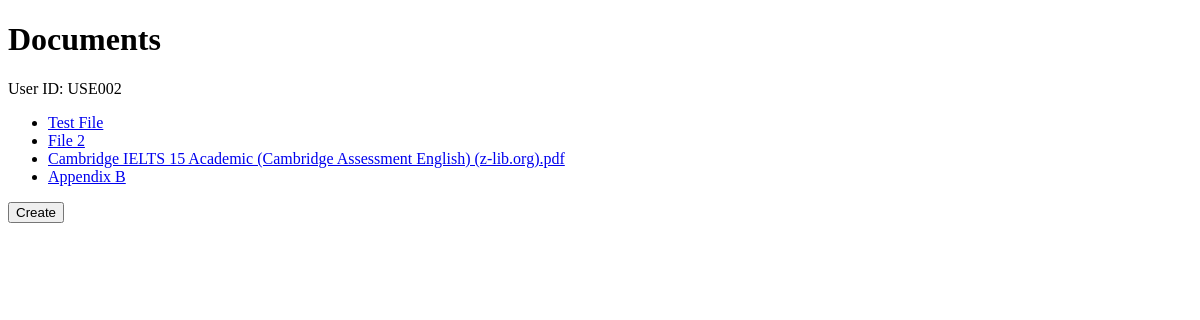
Before: /esign/ (signed in) with the older database file.
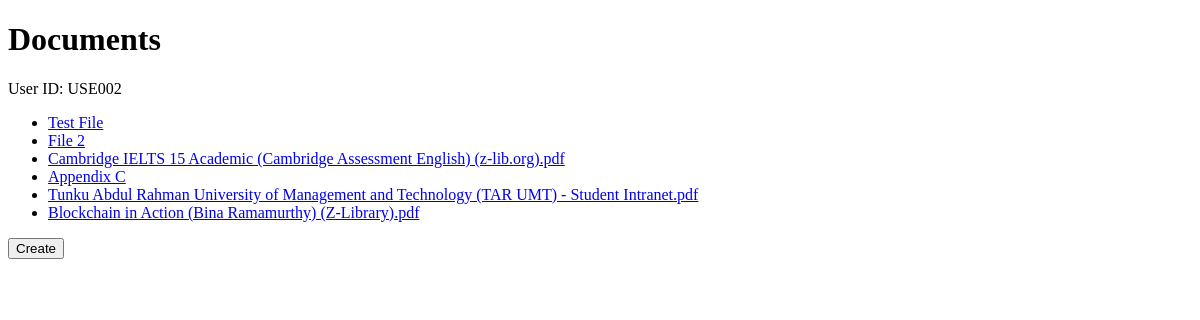
After: the same page with the newer database file.
### esign/models.py (models this page shows, shortened)
class CustomUser(AbstractUser):
    userID = models.CharField(max_length=6, primary_key=True)
    orgID = models.ForeignKey(Organization, on_delete=models.CASCADE)
    position = models.CharField(max_length=50)
    groups = models.ManyToManyField(Group, related_name='custom_user_set', blank=True)
    user_permissions = models.ManyToManyField(Permission, related_name='custom_user_set', blank=True)

class Document(models.Model):
    docID = models.CharField(max_length=6, primary_key=True)
    title = models.CharField(max_length=255)
    pdf_file = models.FileField(
        upload_to='pdfs/',
        validators=[validate_pdf_extension],
        default=default_pdf_path
    )
    created_date = models.DateTimeField(auto_now_add=True)
    due_date = models.DateTimeField()

### esign/views.py (the view)
# urls.py: path('', views.index, name='index'),
def index(request):
    user_id = request.session['user_id']
    documents = Document.objects.all()
    return render(request, 'esign/index.html', {'documents': documents, 'user_id': user_id})

### esign/templates/esign/index.html (shortened to what this page needs)
<!DOCTYPE html>
<html lang="en">
<head>
    <!-- {% load static %}
    <link rel="stylesheet" type="text/css" href="{% static 'css/style.css' %}"> -->
</head>
<body>
{% if user.is_authenticated %}
{% block content %}
 <h1>Documents</h1>
 {% if user_id %}
        <p>User ID: {{ user_id }}</p>
    {% else %}
        <p>No user ID found in session.</p>
    {% endif %}
 <ul>
    {% for document in documents %}
      <li><a href="{% url 'esign:management' document.pk %}">{{ document.title }}</a></li>
    {% empty %}
      <li>No PDFs available.</li>
    {% endfor %}
 </ul>
{% endblock %}
{% endif %}
<button id="createButton" class="btn btn-primary" data-toggle="modal" data-target="#uploadModal">Create</button>
</body>
</html>

Changed rows visible on the page:
changed Document: title "Appendix B" → "Appendix C"
added Document: title "Tunku Abdul Rahman University of Management and Technology (TAR UMT) - Student Intranet.pdf"
added Document: title "Blockchain in Action (Bina Ramamurthy) (Z-Library).pdf"
